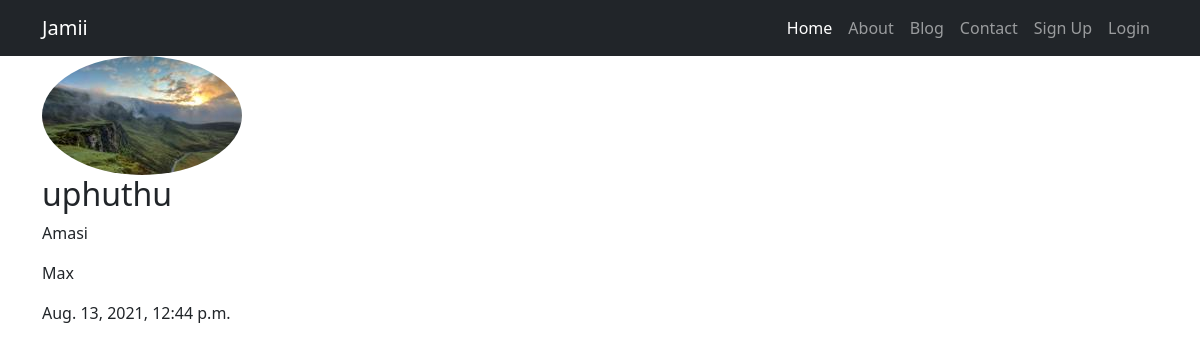
/blog/post/6/, run on the app's committed database.
### blog/models.py (models this page shows, shortened)
class Post(models.Model):
    title = models.CharField(max_length=100)
    content = models.TextField()
    date_posted = models.DateTimeField(default=timezone.now)
    author = models.ForeignKey(User, on_delete=models.CASCADE)

### users/models.py (models this page shows, shortened)
class Profile(models.Model):
    user = models.OneToOneField(User, on_delete=models.CASCADE)
    image = models.ImageField(default='default.jpg', upload_to='profile_pics')

### blog/views.py (the view)
# urls.py: path('post/<int:pk>/', PostDetailView.as_view(), name='post-detail'),
class PostDetailView(DetailView):
    model = Post

### blog/templates/blog/post_detail.html (shortened to what this page needs)
{% extends 'blog/base.html' %}
{% block content %}
    <img class="rounded-circle" src="{{ object.author.profile.image.url }}"/>
        <h2>{{ object.title }}</h2>
        <p>{{ object.content }}</p>
        <p><a href="{% url 'user-posts' object.author.username %}"></a>{{ object.author }}</p>
        <p>{{ object.date_posted }}</p>
{% endblock content %}

### data on the page
Post: author.profile.image (picture), title "uphuthu", content "Amasi", author "Max", date_posted "Aug. 13, 2021, 12:44 p.m."
